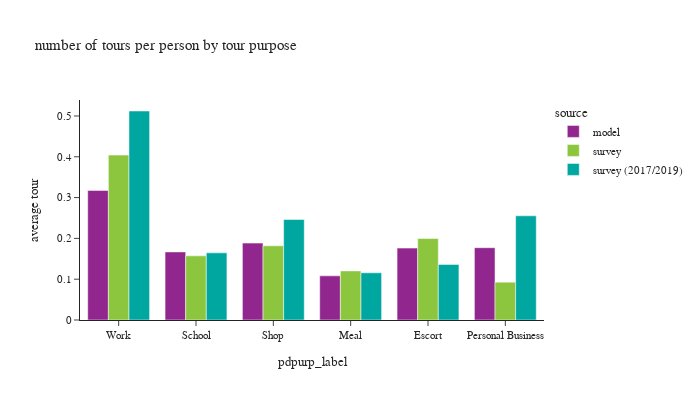

Notebook cell for this chart:
### Code cell
def plot_segment(df, tour_group_var,person_group_var,title_name):

    # df_plot
    fig = px.bar(df, x=tour_group_var[1], y="average tour", color="source",
                 barmode="group",title=title_name)
    fig.update_layout(height=400, width=700, font=dict(size=11),
                      yaxis=dict(tickformat=".2"))
    fig.show()

df_plot = df_tour.groupby(['source','pdpurp_label'])['toexpfac'].sum().reset_index(). \
    merge(df_person.groupby(['source'])['psexpfac'].sum().reset_index(), how='left', on=['source'])
df_plot['average tour'] = df_plot['toexpfac']/df_plot['psexpfac']
# df_plot
plot_segment(df_plot, tour_group_var=['source','pdpurp_label'],person_group_var=['source'],
             title_name="number of tours per person by tour purpose")

### Figure 1 — Plotly figure (JSON) as saved in the notebook; plotly's stock layout.template omitted (floating-point values rounded to 4 significant figures)
{"data": [{"alignmentgroup": "True", "hovertemplate": "source=model<br>pdpurp_label=%{x}<br>average tour=%{y}<extra></extra>", "legendgroup": "model", "marker": {"color": "#91268F", "pattern": {"shape": ""}}, "name": "model", "offsetgroup": "model", "orientation": "v", "showlegend": true, "textposition": "auto", "type": "bar", "x": ["Work", "School", "Shop", "Meal", "Escort", "Personal Business"], "xaxis": "x", "y": [0.3176, 0.1668, 0.1884, 0.1082, 0.1762, 0.1772], "yaxis": "y"}, {"alignmentgroup": "True", "hovertemplate": "source=survey<br>pdpurp_label=%{x}<br>average tour=%{y}<extra></extra>", "legendgroup": "survey", "marker": {"color": "#8CC63E", "pattern": {"shape": ""}}, "name": "survey", "offsetgroup": "survey", "orientation": "v", "showlegend": true, "textposition": "auto", "type": "bar", "x": ["Work", "School", "Shop", "Meal", "Escort", "Personal Business"], "xaxis": "x", "y": [0.4041, 0.1572, 0.1818, 0.1204, 0.1997, 0.0927], "yaxis": "y"}, {"alignmentgroup": "True", "hovertemplate": "source=survey (2017/2019)<br>pdpurp_label=%{x}<br>average tour=%{y}<extra></extra>", "legendgroup": "survey (2017/2019)", "marker": {"color": "#00A7A0", "pattern": {"shape": ""}}, "name": "survey (2017/2019)", "offsetgroup": "survey (2017/2019)", "orientation": "v", "showlegend": true, "textposition": "auto", "type": "bar", "x": ["Work", "School", "Shop", "Meal", "Escort", "Personal Business"], "xaxis": "x", "y": [0.5122, 0.1646, 0.2463, 0.1157, 0.1362, 0.2553], "yaxis": "y"}], "layout": {"barmode": "group", "font": {"size": 11}, "height": 400, "legend": {"title": {"text": "source"}, "tracegroupgap": 0}, "title": {"text": "number of tours per person by tour purpose"}, "width": 700, "xaxis": {"anchor": "y", "domain": [0.0, 1.0], "title": {"text": "pdpurp_label"}}, "yaxis": {"anchor": "x", "domain": [0.0, 1.0], "tickformat": ".2", "title": {"text": "average tour"}}}}
